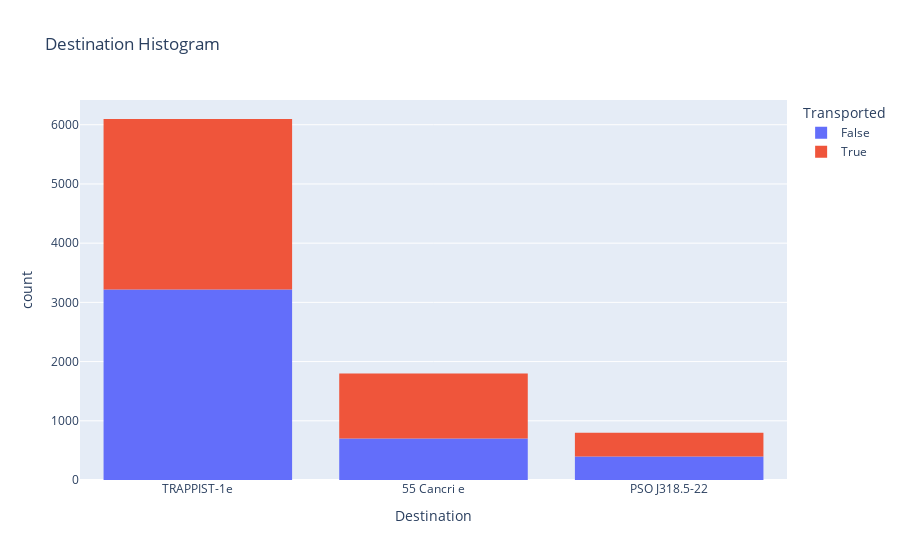

The code cell stored with this chart in its notebook:
### Code cell
#let's take a closer look at Destination and transported stats 

fig = px.histogram(train_data, x='Destination', title = "Destination Histogram", color= train_data['Transported'])
fig.show()

### Figure 1 — Plotly figure (JSON) as saved in the notebook; plotly's stock layout.template omitted (floating-point values rounded to 4 significant figures; data arrays with more than 128 entries replaced by an {"elided": "..."} marker saying what was removed)
{"data": [{"alignmentgroup": "True", "bingroup": "x", "hovertemplate": "Transported=False<br>Destination=%{x}<br>count=%{y}<extra></extra>", "legendgroup": "False", "marker": {"color": "#636efa", "pattern": {"shape": ""}}, "name": "False", "offsetgroup": "False", "orientation": "v", "showlegend": true, "type": "histogram", "x": {"elided": "4315 str values"}, "xaxis": "x", "yaxis": "y"}, {"alignmentgroup": "True", "bingroup": "x", "hovertemplate": "Transported=True<br>Destination=%{x}<br>count=%{y}<extra></extra>", "legendgroup": "True", "marker": {"color": "#EF553B", "pattern": {"shape": ""}}, "name": "True", "offsetgroup": "True", "orientation": "v", "showlegend": true, "type": "histogram", "x": {"elided": "4378 str values"}, "xaxis": "x", "yaxis": "y"}], "layout": {"barmode": "relative", "legend": {"title": {"text": "Transported"}, "tracegroupgap": 0}, "title": {"text": "Destination Histogram"}, "xaxis": {"anchor": "y", "domain": [0, 1], "title": {"text": "Destination"}}, "yaxis": {"anchor": "x", "domain": [0, 1], "title": {"text": "count"}}}}
